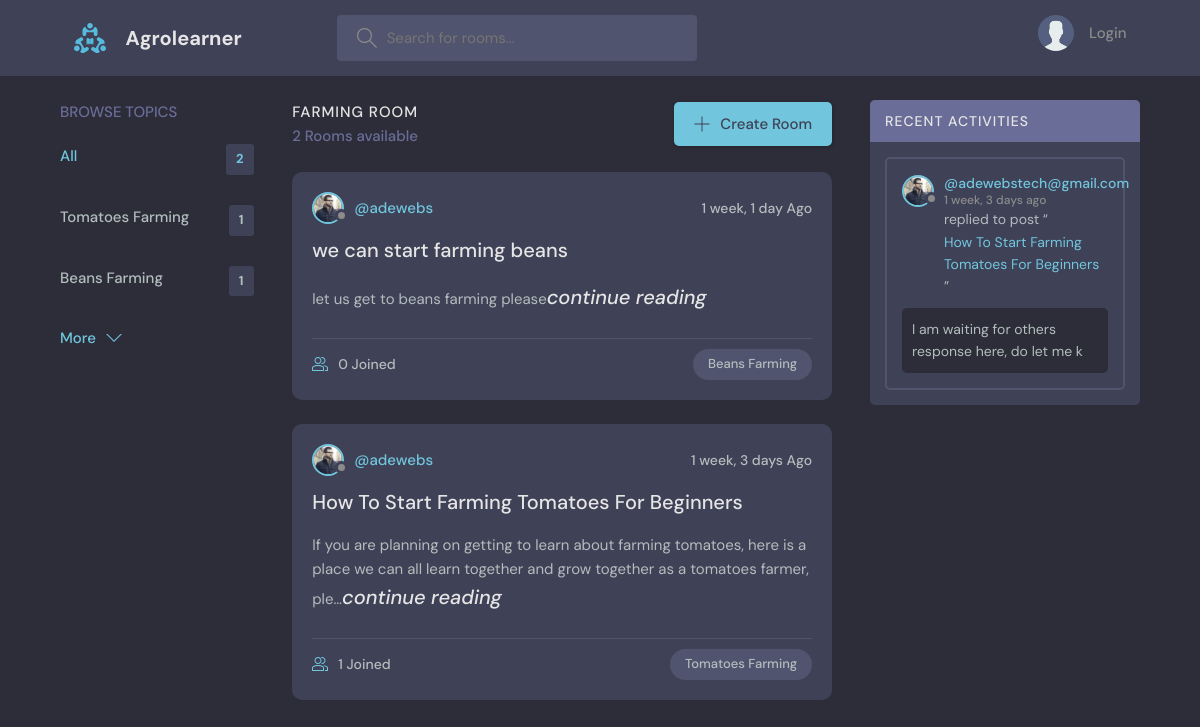
The page / on the database its author committed.
### elearning/models.py (models this page shows, shortened)
class Topic(models.Model):
    name = models.CharField(max_length=255)

class Room(models.Model):
    hostname = models.ForeignKey(ForalUser, on_delete=models.CASCADE, null=True)
    topic = models.ForeignKey(Topic, on_delete=models.SET_NULL, null=True)
    name = models.CharField(max_length=200)
    description = models.TextField(null=True, blank=True)
    participant = models.ManyToManyField(ForalUser, related_name='participants', blank=True)
    updated= models.DateTimeField(auto_now=True)
    created = models.DateTimeField(auto_now_add=True)
    class Meta:
        ordering = ['-updated', '-created']
    def __str__(self):
        return self.name

class ForalUser(AbstractUser):
    name = models.CharField(max_length=200, null=True)
    email = models.EmailField(unique=True, null=True)
    Bio = models.TextField(null=True)
    avatar = models.ImageField(null=True, default="avatar.svg")
    USERNAME_FIELD = 'email'
    REQUIRED_FIELDS = []

class Message(models.Model):
    user = models.ForeignKey(ForalUser, on_delete=models.CASCADE)
    room = models.ForeignKey(Room, on_delete=models.CASCADE)
    body = models.TextField()
    updated = models.DateTimeField(auto_now_add=True)
    created = models.DateTimeField(auto_now=True)
    class Meta:
        ordering = ['-updated', '-created']
    def __str__(self):
        return self.body[0:50]

### elearning/views.py (the view)
# urls.py: 2. Add a URL to urlpatterns:  path('', views.home, name='home')
def home(request):
    url_query = request.GET.get('q') if request.GET.get('q') != None else ''
    room = Room.objects.filter(Q(topic__name__icontains=url_query) |
                               Q(name__icontains=url_query) |
                               Q(description__icontains=url_query))
    recentactivity= Message.objects.filter(Q(room__topic__name__icontains=url_query))
    topics = Topic.objects.all()[0:5]
    room_count = room.count()
    return render(request, 'elearning/home.html',
                  {'room': room, 'topics': topics,
                   'total_room': room_count, 'activity': recentactivity})

### elearning/templates/elearning/home.html (shortened to what this page needs)
{% extends 'main.html' %}
{% block body %}
    <main class="layout layout--3">
      <div class="container">
 {% include 'elearning/sidebartopics.html' %}
        <div class="roomList">
          <div class="roomList__header">
            <div>
              <h2>Farming Room</h2>
              <p>{{total_room}} Rooms available</p>
            </div>
            <a class="btn btn--main" href="{% url 'create-room' %}">
              <svg version="1.1" xmlns="http://www.w3.org/2000/svg" width="32" height="32" viewBox="0 0 32 32">
                <title>add</title>
                <path
                  d="M16.943 0.943h-1.885v14.115h-14.115v1.885h14.115v14.115h1.885v-14.115h14.115v-1.885h-14.115v-14.115z"
                ></path>
              </svg>
              Create Room
            </a>
          </div>
{% include 'elearning/centerwidget.html' %}
        </div>
{% include 'elearning/activity.html' %}
      </div>
    </main>
   {% endblock %}

### elearning/templates/elearning/sidebartopics.html
<div class="topics">
          <div class="topics__header">
            <h2>Browse Topics</h2>
          </div>
          <ul class="topics__list">
            <li>
              <a href="{% url 'homepage' %}" class="active">All <span>{{topics.count}}</span></a>
            </li>
               {% for list in topics %}
            <li>
              <a href="{% url 'homepage' %}?q={{list.name}}">{{list.name}} <span>{{list.room_set.all.count}}</span></a>
            </li>
{% endfor %}
          </ul>
          <a class="btn btn--link" href="{% url 'topics' %}">
            More
            <svg version="1.1" xmlns="http://www.w3.org/2000/svg" width="32" height="32" viewBox="0 0 32 32">
              <title>chevron-down</title>
              <path d="M16 21l-13-13h-3l16 16 16-16h-3l-13 13z"></path>
            </svg>
          </a>
        </div>

### elearning/templates/elearning/centerwidget.html (shortened to what this page needs)
{% for items in room %}
<div class="roomListRoom">
            <div class="roomListRoom__header">
              <a href="{% url 'profile' items.hostname.pk %}" class="roomListRoom__author">
                <div class="avatar avatar--small">
                  <img src="{{items.hostname.avatar.url}}" />
                </div>
                <span>@{{items.hostname.username}}</span>
              </a>
              <div class="roomListRoom__actions">
                <span>{{items.created|timesince}} Ago</span>
              </div>
            </div>
            <div class="roomListRoom__content">
              <a href="{% url 'room' items.pk %}">{{items.name}}</a>
              <p>
                  {{items.description|truncatechars:150 }}<small><i><a href="{% url 'room' items.pk %}">continue reading</a></i>
              </small></p>
            </div>
            <div class="roomListRoom__meta">
              <a href="{% url 'room' items.pk %}" class="roomListRoom__joined">
                  {{items.participant.all.count}} Joined
              </a>
              <p class="roomListRoom__topic">{{items.topic.name}}</p>
            </div>
          </div>
 {% endfor %}

### elearning/templates/elearning/activity.html (shortened to what this page needs)
<div class="activities">
          <div class="activities__header">
            <h2>Recent Activities</h2>
          </div>
      {% for items in activity %}
          <div class="activities__box">
            <div class="activities__boxHeader roomListRoom__header">
              <a href="{% url 'profile' items.user.id %}" class="roomListRoom__author">
                <div class="avatar avatar--small">
                  <img src="{{items.user.avatar.url}}" />
                </div>
                <p>
                  @{{items.user}}
                  <span>{{items.created|timesince}} ago</span>
                </p>
              </a>
            </div>
            <div class="activities__boxContent">
              <p>replied to post “<a href="{% url 'room' items.room.id %}">{{items.room}}</a>”</p>
              <div class="activities__boxRoomContent">
                  {{items}}
              </div>
            </div>
          </div>
{% endfor %}
        </div>

### rows shown on the page
Topic: name "Tomatoes Farming", room_set.all.count "1"
Topic: name "Beans Farming", room_set.all.count "1"
Room: hostname.avatar (picture), hostname.username "adewebs", created "1 week, 1 day", name "we can start farming beans", description "let us get to beans farming please", participant.all.count "0", topic.name "Beans Farming"
Room: hostname.avatar (picture), hostname.username "adewebs", created "1 week, 3 days", name "How To Start Farming Tomatoes For Beginners", description "If you are planning on getting to learn about farming tomatoes, here is a place we can all learn together and grow together as a tomatoes farmer, ple…", participant.all.count "1", topic.name "Tomatoes Farming"
Message: user.avatar (picture), user "adewebstech@gmail.com", created "1 week, 3 days", room "How To Start Farming Tomatoes For Beginners", body "I am waiting for others response here, do let me k"

### other values the page prints
{{ topics.count }} "2"
{{ total_room }} "2"
